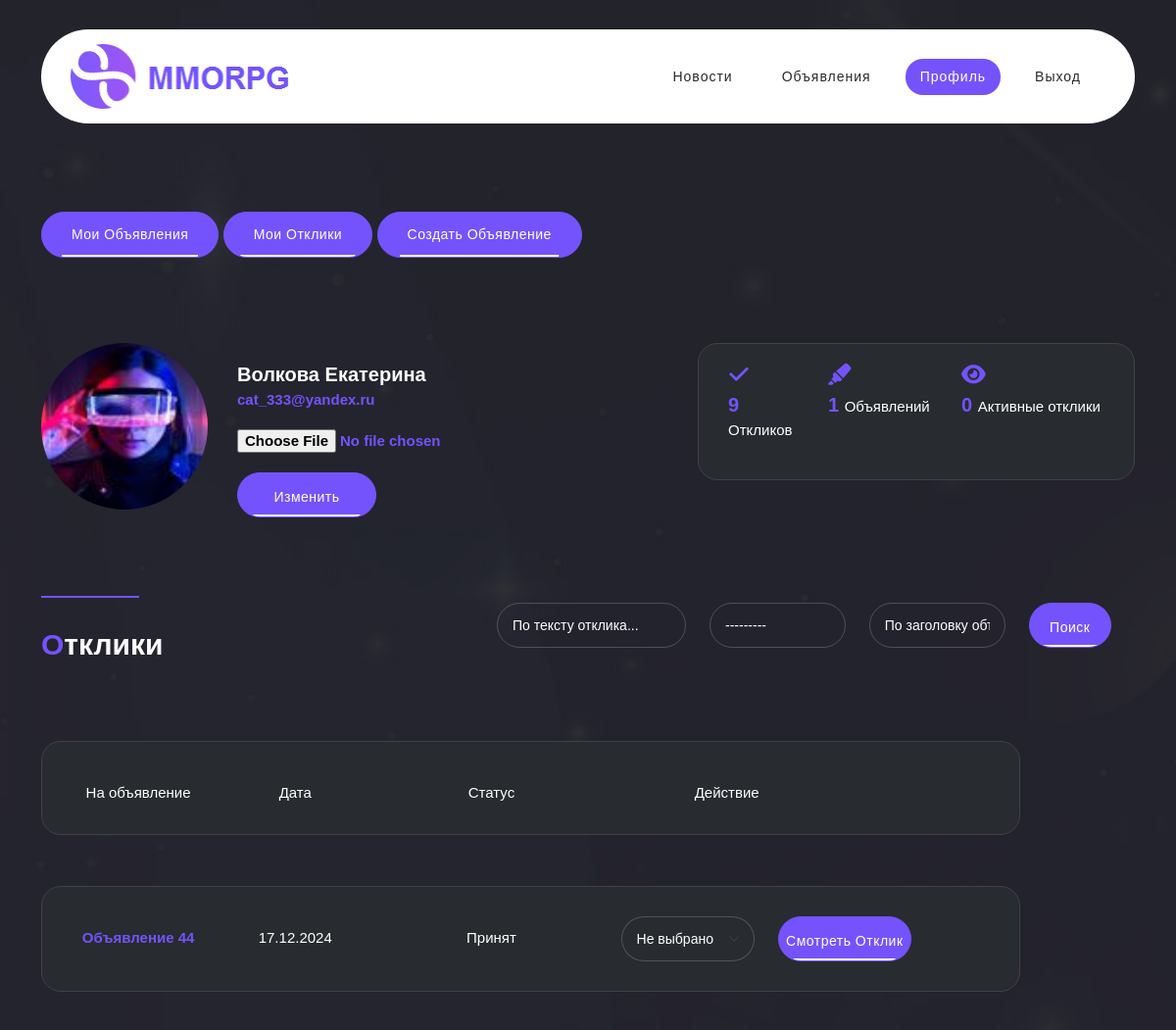
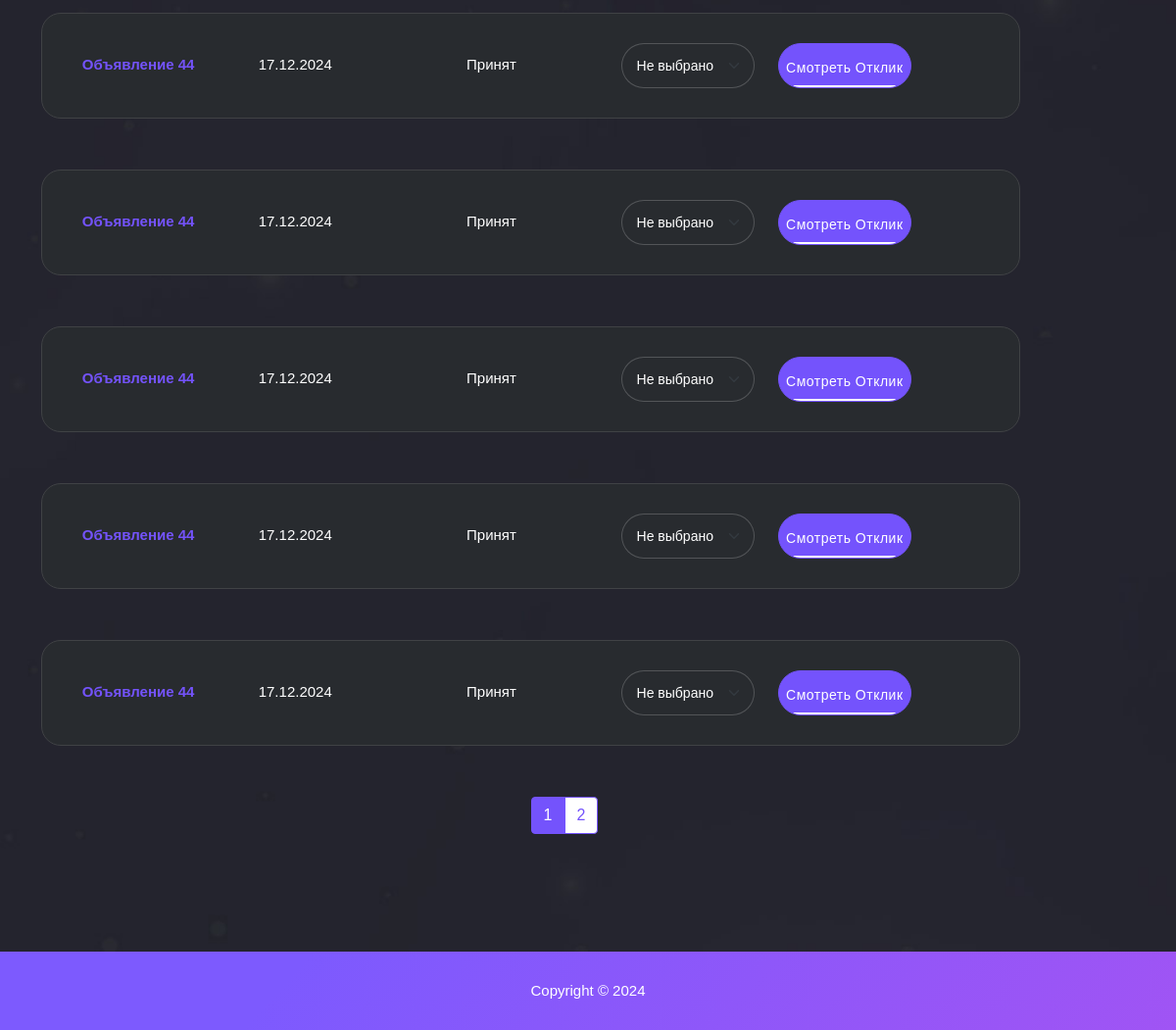
/sign/profile (signed in), run on the app's committed database (2 pictures, top to bottom).
### sign/models.py (models this page shows, shortened)
class Profile(models.Model):
    user = models.OneToOneField(User, on_delete=models.CASCADE)
    avatar = models.ImageField(default='default_avatar/single-author.jpg', upload_to='profile_images')
    def __str__(self):
        return f'{self.user.last_name} {self.user.first_name}'

### posts/models.py (models this page shows, shortened)
class Reply(models.Model):
    post = models.ForeignKey(Post, on_delete=models.CASCADE)
    user = models.ForeignKey(User, on_delete=models.CASCADE)
    text = models.CharField(max_length=255)
    create_date = models.DateTimeField(auto_now_add=True)
    status = models.CharField(max_length=35,
                              choices=STATUSES_REPLY,
                              default='new')
    class Meta:
        verbose_name = 'Отклик'
        verbose_name_plural = 'Отклики'

class Post(models.Model):
    title = models.CharField(max_length=150)
    create_date = models.DateTimeField(auto_now_add=True)
    description = models.TextField()
    category = models.CharField(max_length=35,
                                choices=CATEGORIES)
    author = models.ForeignKey(User, on_delete=models.CASCADE)
    class Meta:
        verbose_name = 'Объявление'
        verbose_name_plural = 'Объявления'
    def __str__(self):
        return self.title.title()

### sign/views.py (the view, shortened to what this page needs)
# urls.py: path('profile', ProfileView.as_view(), name='profile'),
class ProfileView(LoginRequiredMixin, ListView):
    model = Reply
    ordering = '-create_date'
    template_name = 'profile.html'
    context_object_name = 'replies'
    paginate_by = 6
    def get_queryset(self):
        queryset = super().get_queryset()
        self.filter_replies = ReplyFilter(self.request.GET, queryset.filter(post__author=self.request.user))
        return self.filter_replies.qs
    def get_context_data(self, **kwargs):
        context = super().get_context_data(**kwargs)
        context['filter_replies'] = self.filter_replies
        context['col_my_reply'] = Reply.objects.filter(user=self.request.user).count
        my_posts = Post.objects.filter(author=self.request.user)
        context['col_my_posts'] = my_posts.count
        context['col_active_posts'] = Reply.objects.filter(status='new', post__author=self.request.user).count
        context['my_posts'] = my_posts
        context['profile_form'] = UpdateProfileForm()
        return context

### sign/forms.py
class UpdateProfileForm(forms.ModelForm):
    avatar = forms.ImageField(widget=forms.FileInput(attrs={
        'style': "margin-top: 20px; font-size: 15px; color: #7453fc; font-family: 'Roboto', sans-serif; font-weight: bold;"}))
    class Meta:
        model = Profile
        fields = ['avatar']

### posts/templatetags/custom_filters.py (called while the page is built)
@register.filter()
def convert_status_reply(status):
    for el in STATUSES_REPLY:
        if el[0] == status:
            return el[1]
    return status

### posts/templatetags/custom_tags.py (called while the page is built)
@register.simple_tag(takes_context=True)
def url_replace(context, **kwargs):
    d = context['request'].GET.copy()
    for k, v in kwargs.items():
        d[k] = v
    return d.urlencode()

### templates/sign/profile.html (shortened to what this page needs)
{% extends 'default.html' %}
{% block content %}
  <div class="author-page discover-items">
    <div class="container">
      <div class="row">
		<p></p>
		<br>
		<br>
		<br>
		<br>
        <div class="row">
          <div class="col-lg-7">
              <div class="main-button">
                <a href="#" onclick="viewContent('my_posts', 'my_replies')">Мои объявления</a>
                <a href="#" onclick="viewContent('my_replies', 'my_posts')">Мои отклики</a>
                <a href="{% url 'create_post' %}">Создать объявление</a>
              </div>
          </div>
        </div>
        <div class="row">
          <div class="col-lg-4">
          </div>
          <div class="col-lg-7"></div>
        </div>
        <div class="col-lg-6">
          <div class="author">
            {% if request.user.profile.avatar.path %}
              <img src="{{ request.user.profile.avatar.url }}" alt="" style="border-radius: 50%; max-width: 170px; max-height: 170px;">
            {% else %}
              <img src="/static/assets/images/single-author2.jpg" alt="" style="border-radius: 50%; max-width: 170px; max-height: 170px;">
            {% endif %}
            <h4 style="margin-top: 20px">{{ request.user.profile }}
              <br> <a href="#">{{ request.user.email }}</a>
              <form id="add_file" method="post" enctype="multipart/form-data">
                {{ profile_form.avatar }}
                <div class="col-lg-6">
                  <button style="margin-top: 20px" type="submit">Изменить</button>
                </div>
              </form>
            </h4>
          </div>
        </div>
        <div class="col-lg-6">
          <div class="right-info">
            <div class="row">
              <div class="col-3">
                <div class="info-item">
                  <i class="fa fa-check"></i>
                  <h6>{{ col_my_reply }} <em>Откликов</em></h6>
                </div>
              </div>
              <div class="col-4">
                <div class="info-item">
                  <i class="fa fa-highlighter"></i>
                  <h6>{{ col_my_posts }} <em>Объявлений</em></h6>
                </div>
              </div>
              <div class="col-5">
                <div class="info-item">
                  <i class="fa fa-eye"></i>
                  <h6>{{ col_active_posts }} <em>Активные отклики</em></h6>
                </div>
              </div>
            </div>
          </div>
        </div>
        {% include "profile_my_replies.html" %}
       </div>
     </div>
   </div>
{% endblock content %}

### templates/sign/profile_my_replies.html (shortened to what this page needs)
{% load custom_filters %}
<div id="my_replies" class="row">
<div class="col-lg-5">
  <div class="section-heading">
    <div class="line-dec"></div>
    <h2><em>О</em>тклики</h2>
  </div>
</div>
<div class="col-lg-7">
  <br>
  <br>
  <br>
  <form id="search-form" name="gs" method="GET" role="search" action="{% url 'reactions_search' %}">
    <div class="row">
      <div class="col-lg-4">
        <fieldset>
          {{ filter_replies.form.text }}
        </fieldset>
      </div>
      <div class="col-lg-3">
        <fieldset>
          {{ filter_replies.form.status }}
        </fieldset>
      </div>
      <div class="col-lg-3">
        <fieldset>
          {{ filter_replies.form.post_title }}
        </fieldset>
      </div>
      <div class="col-lg-2">
        <fieldset>
            <button class="main-button">Поиск</button>
        </fieldset>
      </div>
    </div>
  </form>
</div>
{% if replies %}
<div class="col-lg-11">
  <div class="item">
    <div class="col-lg-12" >
      <div class="row">
        <div class="col-lg-2 col-sm-6">
          <span>На объявление</span>
        </div>
        <div class="col-lg-2 col-sm-6">
          <span>Дата</span>
        </div>
        <div class="col-lg-3 col-sm-6">
          <span>Статус</span>
        </div>
        <div class="col-lg-3 col-sm-6">
          <span>Действие</span>
        </div>
      </div>
    </div>
  </div>
</div>
{% endif %}
<div class="col-lg-11">
  {% for reply in replies %}
  <form id="change_status_reply" method="POST">
    <div class="item">
      <div class="col-lg-12">
        <div class="row">
          <div class="col-lg-2 col-sm-6">
            <span><a style="font-size: 15px; color: #7453fc; font-family: 'Roboto', sans-serif; font-weight: bold;" href="/posts/{{ reply.post.id }}">{{ reply.post }}</a></span>
          </div>
          <div class="col-lg-2 col-sm-6">
            <span>{{ reply.create_date|date:'d.m.Y' }}</span>
          </div>
          <div class="col-lg-3 col-sm-6">
            <span>{{ reply.status|convert_status_reply }}</span>
          </div>
          <div id="selector" class="col-lg-2 col-sm-6">
            <fieldset>
              <select name="status_reply" onchange="submit();" class="form-select" id="id_status">
              {% if reply.status == 'new' and request.user != reply.user %}
                <option value="approved">Принять</option>
                <option value="rejected">Отклонить</option>
                <option value="remove">Удалить</option>
                <option value="default" selected>Не выбрано</option>
              {% else %}
                <option value="default" selected>Не выбрано</option>
              {% endif %}
              </select>
            </fieldset>
          </div>
          <div class="col-lg-2 col-sm-6">
            <button type="button" onclick="viewTextReply('text_reply_{{ reply.id }}')">Смотреть отклик</button>
          </div>
        </div>
      </div>
    </div>
  </form>
  {% endfor %}
</div>
  {% include "pagination.html" %}
</div>

### data on the page
Reply: post "Объявление 44", create_date "17.12.2024", status|convert_status_reply "Принят", status_reply "Не выбрано"
Reply: post "Объявление 44", create_date "17.12.2024", status|convert_status_reply "Принят", status_reply "Не выбрано"
Reply: post "Объявление 44", create_date "17.12.2024", status|convert_status_reply "Принят", status_reply "Не выбрано"
Reply: post "Объявление 44", create_date "17.12.2024", status|convert_status_reply "Принят", status_reply "Не выбрано"
Reply: post "Объявление 44", create_date "17.12.2024", status|convert_status_reply "Принят", status_reply "Не выбрано"
Reply: post "Объявление 44", create_date "17.12.2024", status|convert_status_reply "Принят", status_reply "Не выбрано"

### other printed values
{{ request.user.profile }} "Волкова Екатерина"
{{ request.user.email }} "cat_333@yandex.ru"
{{ col_my_reply }} "9"
{{ col_my_posts }} "1"
{{ col_active_posts }} "0"
{{ page_obj.number }} "1"
{{ page_obj.next_page_number }} "2"
